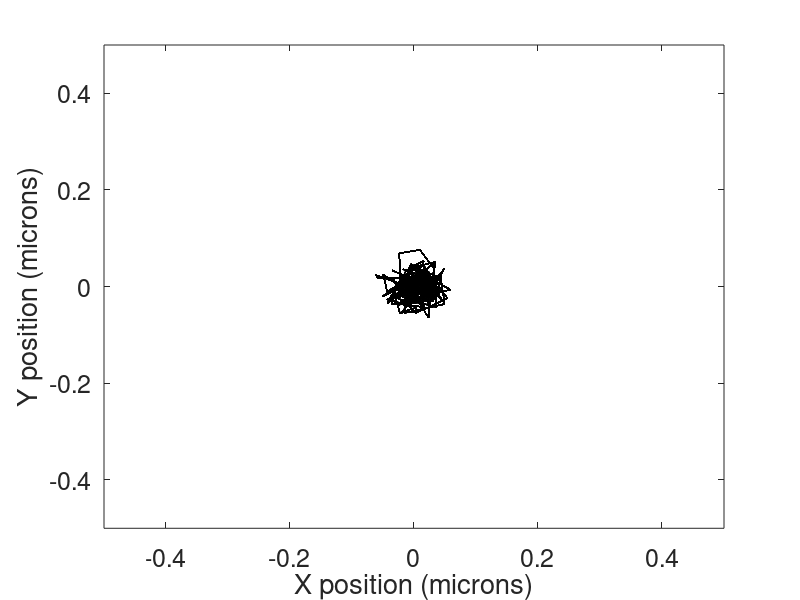

Source code (MATLAB):
%Here I will simulate a random walk in 2D using parameters relavent to a 1
%um bead with deltaX ~ sqrt(2*D*deltat). I will also consider that the bead
%is in a potential well (i.e. optical tweezer) with potential well profile
%given by -(1/2) * K * x^2 . Note that this 'spring' force is in balance
%with the stokes drag for a bead of radius a (6 pi eta a delta x/ delta t).

%Run3 -> lets look at one simulation of the bead in a potential well.

close all
clear all

%Lets define some parameters for simulation

n_steps = 300;
n_simulations = 1;
position_x = zeros(1,n_steps); %track changes in position after each step
position_y = zeros(1,n_steps);
final_pos_x = zeros(1,n_simulations); %take note of last position
final_pos_y = zeros(1,n_simulations);

%some parameters for the simulation
KbT = (4/1000);                 % in pN/micron (KbT ~ 0.004 pN micron)
a = 1 ;                         % bead size in micron
eta = 10^-3 ;                   % water vicosity
D = KbT / (6 * pi * eta * a) ;  % Diffusion constant
deltat = 0.001 ;                % 1 msec time steps
K = 10;                         % pN/um

%lets simulate a random walk in 2D, where each time step we move on average
%sqrt(2*D*deltat) but with some fluctuations around this which will be
%given by a gaussian function (use MATLAB's function randn(1).

for i = 1:n_simulations
    % Now we want to reset our position for each simulation. 
    position_x = 0;
    position_y = 0;
    
    for j = 2:n_steps %2 since position at time zero = 0,0 (X,Y)
        %Lets treat X and Y as independent and allow them to move 
        %deltax = sqrt(2*D*deltat) in timestep deltat
        %we multiple this term by a normally distributed random number with
        %mean and std. dev = 1 since this is a 'noisy' process and each
        %time step will not be exacted equal to sqrt(2 * D * deltat).
        
        %I will also consider that the bead
        %is in a potential well (i.e. optical tweezer) with potential well profile
        %given by -(1/2) * K * x^2 . Note that this 'spring' force is in balance
        %with the stokes drag for a bead of radius a (6 pi eta a delta x/ delta t)
        
        position_x(j) = position_x(j-1) + randn(1) * sqrt(2 * D * deltat) -...
                         (K / (6 * pi * eta * a)) * position_x(j-1) * deltat;
        position_y(j) = position_y(j-1) + randn(1) * sqrt(2 * D * deltat) -...
                         (K / (6 * pi * eta * a)) * position_y(j-1) * deltat;
        
        %lets plot this and watch the progression over time. Remember that
        %we expect the distance 'explored' after time t ~ sqrt(2 * D * t)
        % We still have a random walk - but now t is more confined and
        % dependent on the spring constant - so over time the mean square
        % displacement doesn't increase - right?
        plot(position_x(1:j) , position_y(1:j), 'Color', 'k')
        xlim([-0.5 0.5]) % microns
        ylim([-0.5 0.5]) % microns
        xlabel('X position (microns)')
        ylabel('Y position (microns)')
        set(gca,'FontSize',18);
        hold on
        pause(0.05)
        
        %end step j for simulation i
    end
    
        
        %lets take note of the mean square displacement
        final_pos_x(i) = position_x(n_steps); %take note of last position
        final_pos_y(i) = position_y(n_steps); 


    %end simulations
end

% mean square distance
msd_x = sqrt(mean(final_pos_x.^2));
msd_y = sqrt(mean(final_pos_y.^2));

%how does the MSD compare to what we'd expect for an optical tweezer.
%msd_i = KBT/ k_trap
%it should be pretty close, right?


        
    
